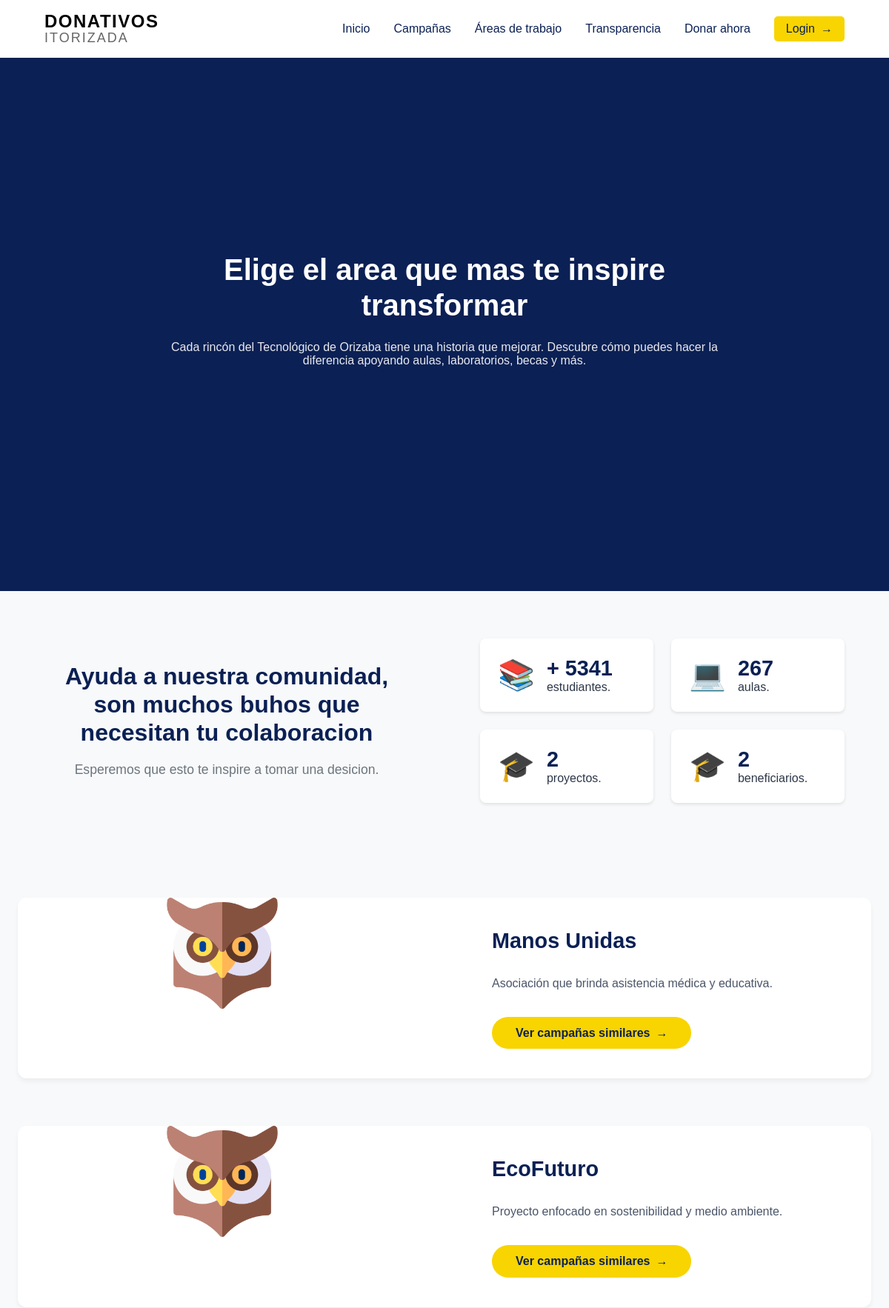
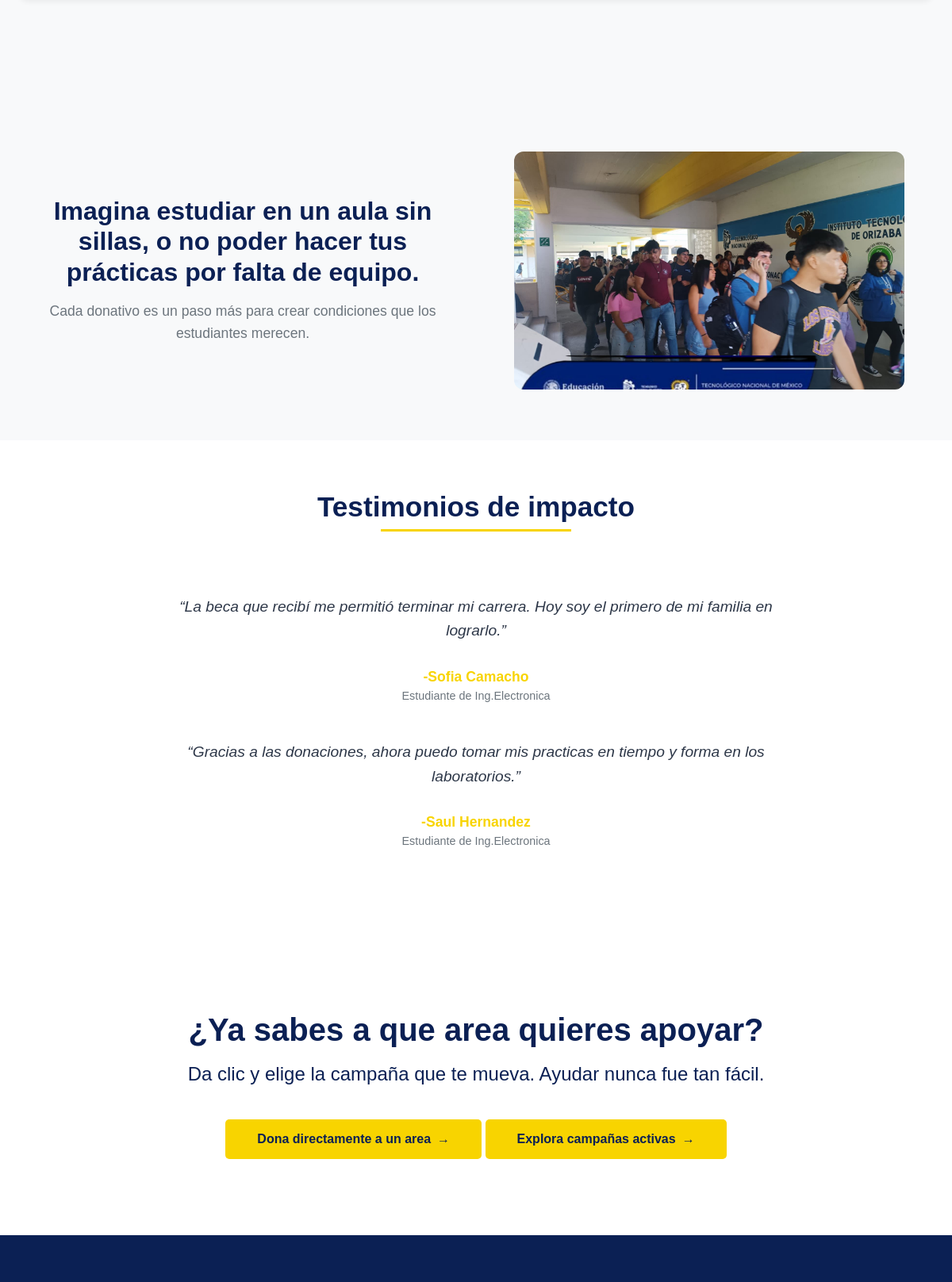
Page /view/areasapoyo.php (upper part) on the committed database (2 pictures, top to bottom).
### tables this page shows
CREATE TABLE Proyecto(
nIdProyecto SMALLINT NOT NULL AUTO_INCREMENT,
sTitle VARCHAR (50) NOT NULL,
sDescription VARCHAR (250) NOT NULL,
aPhoto LONGBLOB NOT NULL,
nIdUsuario SMALLINT NOT NULL,
nIdBeneficiario SMALLINT NOT NULL,
PRIMARY KEY (nIdProyecto),
FOREIGN KEY (nIdBeneficiario) REFERENCES Beneficiario(nIdBeneficiario),
FOREIGN KEY (nIdUsuario) REFERENCES Usuario (nIdUsuario)
);

CREATE TABLE Beneficiario(
nIdBeneficiario SMALLINT NOT NULL AUTO_INCREMENT,
sName VARCHAR (50) NOT NULL,
sDescription VARCHAR (250) NOT NULL,
PRIMARY KEY (nIdBeneficiario)
);

### model/Proyecto.php (called while the page is built, shortened)
<?php
include_once("AccesoDatos.php");
class Proyecto{
    public function readAll(){
        $oAccesoDatos = new AccesoDatos();
        $arrProyectos = [];
        $nCount = 0;
        if ($oAccesoDatos->conectar()) {
            $sQuery = "SELECT * FROM Proyecto p";
            $arrRS = $oAccesoDatos->consulta($sQuery);
            if ($arrRS && count($arrRS) > 0) {
                foreach ($arrRS as $aLinea) {
                    $oProyecto = new Proyecto();
                    $oProyecto->setnIdProyecto($aLinea[0]);
                    $oProyecto->setsTitle($aLinea[1]);
                    $oProyecto->setsDescription($aLinea[2]);
                    $oProyecto->setaPhoto($aLinea[3]);
                    $oProyecto->setnIdUsuario($aLinea[4]);
                    $oProyecto->setnIdBenefactor($aLinea[5]);
                    $arrProyectos[$nCount] = $oProyecto;
                    $nCount++;
                }
            }
        }
        return $arrProyectos;
    }
}
?>

### model/AccesoDatos.php (called while the page is built, shortened)
<?php
class AccesoDatos{
    private $oConexion = null;
    private $sDBname = "ong_ito";
    private $sHost = "localhost";
    private $sUser = "administrador";
    private $sPassword = "administrador";
    function conectar(){
        $bRet = false;
        try{
            $this->oConexion = new PDO(
                "mysql:host=" . $this->sHost . ";dbname=" . $this->sDBname,
                $this->sUser,
                $this->sPassword,
                array(PDO::MYSQL_ATTR_INIT_COMMAND => "SET NAMES 'UTF8'")
            );
                        $bRet = true;
        }catch(Exception $e){
            throw $e;
        }
        return $bRet;
    }
    function consulta($psConsulta){
        $arrRS = [];
        $rst = null;
        try {
            $rst = $this->oConexion->query($psConsulta);
        } catch (Exception $e) {
            throw $e;
        }
        if ($rst) {
            $i = 0;
            foreach ($rst as $oLinea) {
                $j = 0;
                foreach ($oLinea as $llave => $sValCol) {
                    if (is_string($llave)) {
                        $arrRS[$i][$j] = $sValCol;
                        $j++;
                    }
                }
                $i++;
            }
        }
        return $arrRS;
    }
    function desconectar(){
        $bRet = true;
        if($this -> oConexion != null){
            $this -> oConexion = null;
        }
        return $bRet;
    }
}
?>

### model/Beneficiario.php (called while the page is built, shortened)
<?php
include_once("AccesoDatos.php");
class Beneficiario{
    private $sName = "";
    private $sDescription = "";
    public function setsName($sName){
        $this -> sName = $sName;
    }
    public function setsDescription($sDescription){
        $this -> sDescription = $sDescription;
    }
    public function getsName(){
        return $this -> sName;
    }
    public function getsDescription(){
        return $this -> sDescription;
    }
    public function getAll() {
        $oAccesoDatos = new AccesoDatos();
        $arrBenefactores = [];
        $nCount = 0;
        try {
            if ($oAccesoDatos->conectar()) {
                $sQuery = "SELECT * FROM beneficiario";
                $arrRS = $oAccesoDatos->consulta($sQuery);
                if ($arrRS) {
                    foreach ($arrRS as $fila) {
                        $oBenefactor = new Beneficiario();
                        $oBenefactor->setnIdBenefactor($fila[0]);
                        $oBenefactor->setsName($fila[1]);
                        $oBenefactor->setsDescription($fila[2]);
                        $arrBenefactores[$nCount] = $oBenefactor;
                        $nCount++;
                    }
                }
            }
        } catch (Exception $e) {
            throw $e;
        }
        return $arrBenefactores;
    }
}
?>

### controller/benefactoresController.php (the view)
<?php
    include_once("../model/Beneficiario.php");
    $oBenefactor = new Beneficiario();
    $arrBenefactores = $oBenefactor -> getAll();
    if($arrBenefactores!=null){
    foreach($arrBenefactores as $benefactor){
?>
    <div class="areas-grid">
            <div class="area-imagen">
                <img src="media/buho.png" alt="Estudiantes en laboratorio">
            </div>
            <div class="area-content">
                <h2 class="area-titulo"><?php echo $benefactor -> getsName() ; ?></h2>
                <p class="area-texto">
                <?php echo $benefactor -> getsDescription() ; ?>
                </p>
                <a href="campanas.php" class="area-boton">Ver campañas similares</a>
            </div>
        </div>
<?php
    }
}
?>

### view/areasapoyo.php (shortened to what this page needs)
<?php
$customStyles = '<link rel="stylesheet" href="../view/css/vistas/areasapoyo.css">';
include_once("modules/navbar.php");
include_once("modules/hero.php");
$tituloPagina = "Elige el area que mas te inspire transformar";
$subtituloPagina = "Cada rincón del Tecnológico de Orizaba tiene una historia que mejorar.
Descubre cómo puedes hacer la diferencia apoyando aulas, laboratorios, becas y más.";
mostrarHero($tituloPagina, $subtituloPagina, );
?>
<section class="apoyo-seccion">
    <div class="apoyo-contenedor">
        <div class="dos-columna-apoyo">
            <div class="texto-columna-apoyo">
                <h2 class="titulo-principal-apoyo">Ayuda a nuestra comunidad, son muchos buhos que necesitan tu
                    colaboracion</h2>
                <p class="subtitulo-apoyo">Esperemos que esto te inspire a tomar una desicion.</p>
            </div>
            <?php
                include_once("../model/Proyecto.php");
                include_once("../model/Beneficiario.php");
                $oProyecto = new Proyecto();
                $oBenefactor = new Beneficiario();
                $nAmountProyectos = count($oProyecto->readAll());
                $nAmountBenefactores = count($oBenefactor->getAll());
            ?>
            <div class="columna-apoyos">
                <div class="apoyo-item">
                    <div class="apoyo-icono">📚</div>
                    <div class="stat-content">
                        <span class="apoyo-numero">+ 5341</span>
                        <p class="apoyo-descripcion">estudiantes.</p>
                    </div>
                </div>
                <div class="apoyo-item">
                    <div class="apoyo-icono">💻</div>
                    <div class="stat-content">
                        <span class="apoyo-numero">267</span>
                        <p class="apoyo-descripcion">aulas.</p>
                    </div>
                </div>
                <div class="apoyo-item">
                    <div class="apoyo-icono">🎓</div>
                    <div class="stat-content">
                        <span class="apoyo-numero"><?php echo $nAmountProyectos;?></span>
                        <p class="apoyo-descripcion">proyectos.
                        </p>
                    </div>
                </div>
                <div class="apoyo-item">
                    <div class="apoyo-icono">🎓</div>
                    <div class="stat-content">
                        <span class="apoyo-numero"><?php echo $nAmountBenefactores;?></span>
                        <p class="apoyo-descripcion">beneficiarios.
                        </p>
                    </div>
                </div>
            </div>
        </div>
    </div>
</section>
<section class="seccion-areas-apoyo">
    <div class="areas-contenedor">
    <?php
    include("../controller/benefactoresController.php");
    ?>
    </div>
</section>
<section class="interrogante-seccion">
    <div class="interrogante-contenedor">
        <div class="dos-columna-interrogante">
            <div class="texto-columna-interrogante">
                <h2 class="titulo-principal-interrogante">Imagina estudiar en un aula sin sillas, o no poder hacer tus
                    prácticas por falta de equipo.</h2>
                <p class="subtitulo-interrogante">Cada donativo es un paso más para crear condiciones que los
                    estudiantes merecen.</p>
            </div>
            <div class="columna-imagen">
                <img src="media/porque.jpg" alt="Estudiantes en laboratorio">
            </div>
        </div>
    </div>
</section>
<section class="mini-testimonios-impacto">
    <div class="mini-testimonios-contenedor">
        <h2 class="mini-testimonios-titulo">Testimonios de impacto</h2>
        <p class="mini-testimonio-frase">“La beca que recibí me permitió terminar mi carrera. Hoy soy el primero de mi
            familia en lograrlo.”</p>
        <p class="mini-testimonio-persona">-Sofia Camacho</p>
        <small>Estudiante de Ing.Electronica</small>
        <p class="mini-testimonio-frase">“Gracias a las donaciones, ahora puedo tomar mis practicas en tiempo y forma en
            los laboratorios.”</p>
        <p class="mini-testimonio-persona">-Saul Hernandez</p>
        <small>Estudiante de Ing.Electronica</small>
    </div>
</section>
<section class="desicion-seccion">
    <div class="desicion-contenedor">
        <div class="desicion-content">
            <h2 class="desicion-titulo">¿Ya sabes a que area quieres apoyar?</h2>
            <p class="desicion-subtitulo">Da clic y elige la campaña que te mueva. Ayudar nunca fue tan fácil.</p>
            <a href="iniciarsesion.php" class="desicion-boton">Dona directamente a un area</a>
            <a href="campanas.php" class="desicion-boton">Explora campañas activas</a>
        </div>
    </div>
</section>

### view/modules/navbar.php
<nav class="navbar">
    <div class="navbar-logo">
        <span class="logo-line1">DONATIVOS</span>
        <span class="logo-line2">ITORIZADA</span>
    </div>
    <div class="nav-links">
        <a href="../index.php" class="nav-link">Inicio</a>
        <a href="campanas.php" class="nav-link">Campañas</a>
        <a href="areasapoyo.php" class="nav-link">Áreas de trabajo</a>
        <a href="transparencia.php" class="nav-link">Transparencia</a>
        <a href="D1_Area.php" class="nav-link">Donar ahora</a>
        <a href="iniciarsesion.php" class="nav-link login-link">Login</a>
    </div>
</nav>

### view/modules/hero.php (shortened to what this page needs)
<?php
function mostrarHero($titulo, $subtitulo, $boton = "")
{
    ?>
    <section class="hero">
        <div class="hero-contenido">
            <h1 class="hero-titulo">
                <?php echo htmlspecialchars($titulo); ?>
            </h1>
            <p class="hero-subtitulo">
                <?php echo htmlspecialchars($subtitulo); ?>
            </p>
        </div>
    </section>
    <?php
}
?>

### view/css/vistas/areasapoyo.css (style rules this page uses)
.apoyo-seccion { padding: 4rem 5%; background: #f8f9fa; }
.apoyo-contenedor { max-width: 1200px; margin: 0 auto; }
.dos-columna-apoyo { display: flex; gap: 4rem; align-items: center; }
.texto-columna-apoyo { flex: 1; padding-right: 2rem; }
.titulo-principal-apoyo { font-size: 2rem; color: #0B2054; margin-bottom: 1rem; line-height: 1.2; text-align: center; }
.subtitulo-apoyo { color: #6c757d; font-size: 1.1rem; line-height: 1.6; text-align: center; }
.columna-apoyos { flex: 1; display: grid; grid-template-columns: repeat(2, 1fr); gap: 1.5rem; }
.apoyo-item { background: white; padding: 1.5rem; border-radius: 8px; box-shadow: 0 2px 4px rgba(0, 0, 0, 0.1); display: flex; align-items: center; gap: 1rem; }
.apoyo-icono { font-size: 2.5rem; color: #F8D400; }
.apoyo-numero { color: #0B2054; font-size: 1.8rem; font-weight: 700; }
.apoyo-descripcion { color: #2d3748; font-size: 1rem; }
.seccion-areas-apoyo { padding: 4rem 1.5rem; background-color: #f8f9fa; }
.areas-contenedor { max-width: 1200px; margin: 0 auto; }
.areas-grid { display: grid; grid-template-columns: 1fr 1fr; gap: 3rem; margin-bottom: 4rem; background: white; border-radius: 12px; box-shadow: 0 4px 6px rgba(0, 0, 0, 0.05); transition: transform 0.3s ease; }
.area-imagen { position: relative; overflow: hidden; border-radius: 12px 0 0 12px; }
.area-imagen img { width: auto; height: 150px; object-fit: contain; display: block; margin: 0 auto; }
.area-content { padding: 2.5rem; display: flex; flex-direction: column; justify-content: center; }
.area-titulo { color: #0B2054; font-size: 1.8rem; margin-bottom: 1.5rem; line-height: 1.3; }
.area-texto { color: #4a5568; line-height: 1.7; margin-bottom: 2rem; }
.area-boton { align-self: flex-start; background-color: #F8D400; color: #0B2054; padding: 0.8rem 2rem; border-radius: 25px; text-decoration: none; font-weight: 600; transition: all 0.3s ease; display: inline-flex; align-items: center; gap: 0.5rem; }
.area-boton::after { content: '→'; transition: transform 0.3s ease; }
.interrogante-seccion { padding: 4rem 5%; background: #f8f9fa; }
.interrogante-contenedor { max-width: 1200px; margin: 0 auto; }
.dos-columna-interrogante { display: flex; gap: 4rem; align-items: center; }
.texto-columna-interrogante { flex: 1; padding-right: 2rem; }
.titulo-principal-interrogante { font-size: 2rem; color: #0B2054; margin-bottom: 1rem; line-height: 1.2; text-align: center; }
.subtitulo-interrogante { color: #6c757d; font-size: 1.1rem; line-height: 1.6; text-align: center; }
.columna-imagen { flex: 1; position: relative; overflow: hidden; border-radius: 12px; height: 300px; }
.columna-imagen img { width: 100%; height: 100%; object-fit: cover; object-position: center; }
.mini-testimonios-impacto { padding: 4rem 1.5rem; background-color: #ffffff; }
.mini-testimonios-contenedor { max-width: 1200px; margin: 0 auto; text-align: center; }
.mini-testimonios-titulo { color: #0B2054; font-size: 2.2rem; margin-bottom: 3rem; position: relative; display: inline-block; }
.mini-testimonios-titulo::after { content: ''; display: block; width: 60%; height: 3px; background: #F8D400; margin: 0.5rem auto 0; }
.mini-testimonio-frase { color: #2d3748; font-size: 1.2rem; line-height: 1.6; max-width: 800px; margin: 2rem auto; font-style: italic; }
.mini-testimonio-persona { color: #F8D400; font-weight: 600; margin: 1rem 0 0.3rem; font-size: 1.1rem; }
.mini-testimonios-contenedor small { color: #6c757d; display: block; margin-bottom: 3rem; font-size: 0.9rem; }
.desicion-seccion { padding: 6rem 5%; background-color: #FFFFFF; text-align: center; }
.desicion-contenedor { max-width: 1200px; margin: 0 auto; }
.desicion-titulo { color: #0B2054; font-size: 2.5rem; margin-bottom: 1rem; }
.desicion-subtitulo { color: #0B2054; font-size: 1.5rem; line-height: 1.4; margin-bottom: 2.5rem; }
.desicion-boton { display: inline-flex; align-items: center; gap: 0.5rem; background-color: #F8D400; color: #0B2054; padding: 1rem 2.5rem; border-radius: 5px; text-decoration: none; font-weight: 700; transition: all 0.3s ease; }
.desicion-boton::after { content: '→'; transition: transform 0.3s ease; }

### view/css/componentes/hero.css (style rules this page uses)
.hero { background-color: #0B2054; padding: 6rem 5%; min-height: 90vh; display: flex; align-items: center; }
.hero-contenido { max-width: 800px; margin: 0 auto; text-align: center; color: white; }
.hero-titulo { font-size: 2.5rem; line-height: 1.2; margin-bottom: 1.5rem; font-weight: 700; }
.hero-subtitulo { font-size: 1rem; margin-bottom: 2.5rem; opacity: 0.9; }

### rows in the picture
proyecto: nIdUsuario "2"
beneficiario: sName "Manos Unidas", sDescription "Asociación que brinda asistencia médica y educativa."
beneficiario: sName "EcoFuturo", sDescription "Proyecto enfocado en sostenibilidad y medio ambiente."

### other values in the picture
$titulo "Elige el area que mas te inspire transformar"
$subtitulo "Cada rincón del Tecnológico de Orizaba tiene una historia que mejorar. Descubre cómo puedes hacer la diferencia apoyando aulas, laboratorios, becas y más."
$nAmountBenefactores "2"
